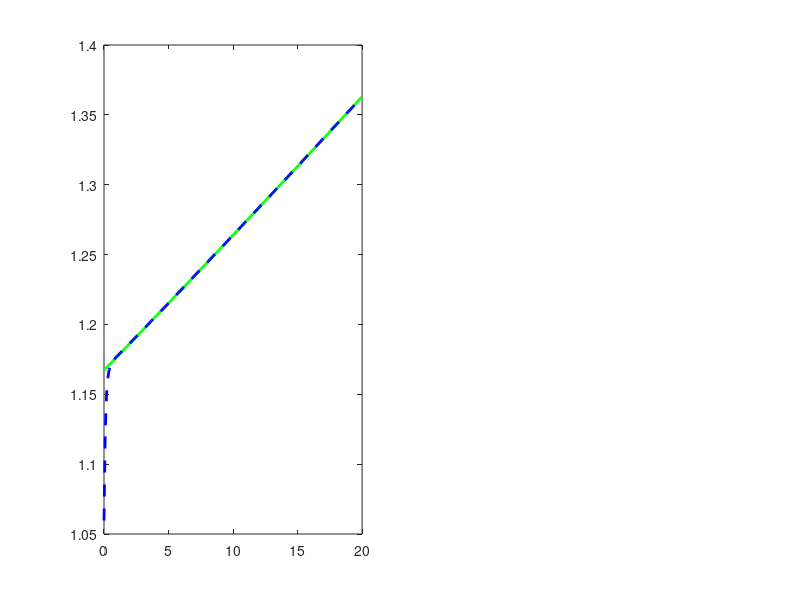

MATLAB code to generate this figure: (Note: this script raises an error after producing the figure.)
% Original MS thesis code (2021), Kamal Mehta. See README.md.
clear; clc

%--------Constant velocity-----------%
dt = 0.1;
F = [ 1 dt zeros(1,4);
      0 1 zeros(1,4);
      0 0 1 dt 0 0;
      0 0 0 1 0 0;
      zeros(1,4) 1 dt;
      zeros(1,4) 0 1];
  
H = [1 zeros(1,5);
     zeros(1,2) 1 zeros(1,3) ;
     zeros(1,4) 1 0];  
  
R = [0.000059 0 0;
     0 0.000055 0;
     0 0 0.000048];  
 
Q = [0.000029 zeros(1,5);
     0 0.000029 zeros(1,4);
     zeros(1,2) 0.000025 zeros(1,3);
     zeros(1,3) 0.000025 zeros(1,2);
     zeros(1,4) 0.000038 0;
     zeros(1,5) 0.000038]; 
 

% initialization of estimation state and covariance  
X_est0 = [0.02;0;0.35;0;1.0;0];
P_est0 = Q;
%sensor measurements
u = 0.005;
v = 0.0001;
w = 0.01;
X_sensor = [0.018:u*dt:0.118;
            0.39:v*dt:0.392;
            1.1:w*dt:1.3]';


for i = 1:size(X_sensor,1)
    
    if i == 1
       %prediction
        X_pred(i,:) = F * X_est0;
        P_pred(:,:,i) = F * P_est0 * F' + Q;
                
        %Kalman gain
        K(:,:,i) = P_pred(:,:,i) * H' /(H * P_pred(:,:,i) * H' + R);
    
       %Correction
        X_est(i,:) = X_pred(i,:)' + K(:,:,i) * (X_sensor(i,:)' - H*X_pred(i,:)');
        P_est(:,:,i) = (eye(6) - K(:,:,i) * H) * P_pred(:,:,i);
        
    else
        
       %prediction
        X_pred(i,:) = F * X_est(i-1,:)';
        P_pred(:,:,i) = F * P_est(:,:,i-1) * F' + Q;  
                
        %Kalman gain
        K(:,:,i) = P_pred(:,:,i) * H' /(H * P_pred(:,:,i) * H' + R);
    
       %Correction
        X_est(i,:) = X_pred(i,:)' + K(:,:,i) * (X_sensor(i,:)' - H*X_pred(i,:)');
        P_est(:,:,i) = (eye(6) - K(:,:,i) * H) * P_pred(:,:,i);
    end
end

figure;
subplot(121);
title('Position');
plot(0:dt:200*dt,sqrt(sum((X_sensor).^2')),'g','LineWidth',2)
hold on;
plot(0:dt:200*dt,sqrt(sum(([X_pred(:,1) X_pred(:,3) X_pred(:,5)]).^2')),'--b','LineWidth',2)
hold on;
plot(0:dt:200*dt,sqrt(sum(([X_est(:,1) X_est(:,3) X_est(:,5)]).^2')),'Xm','LineWidth',2)
xlabel('t (sec)')
ylabel('Distance (Meter)')
legend('Sensor', 'Prediction', 'Estimated')
hold off;

subplot(122);
title('Velocity');
plot(0:dt:200*dt,sqrt(sum(([X_pred(:,2) X_pred(:,4) X_pred(:,6)]).^2')),'--b','LineWidth',2)
hold on;
plot(0:dt:200*dt,sqrt(sum(([X_est(:,2) X_est(:,4) X_est(:,6)]).^2')),'Xm','LineWidth',2)
xlabel('t (sec)')
ylabel('Velocity (Meter/sec)')
legend('Prediction', 'Estimated')
hold off;
  
